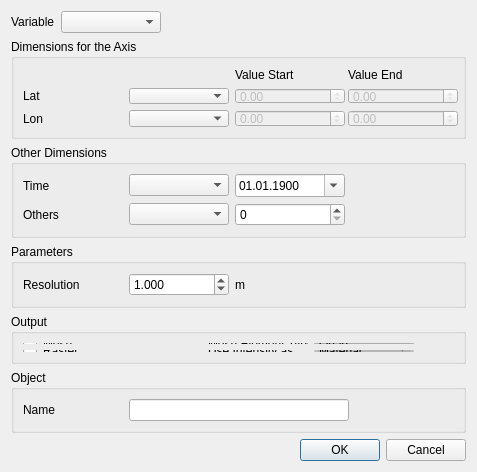
<?xml version="1.0" encoding="UTF-8"?>
<ui version="4.0">
 <class>NetCdfConfigure</class>
 <widget class="QDialog" name="NetCdfConfigure">
  <property name="geometry">
   <rect>
    <x>0</x>
    <y>0</y>
    <width>477</width>
    <height>460</height>
   </rect>
  </property>
  <property name="cursor">
   <cursorShape>SizeAllCursor</cursorShape>
  </property>
  <property name="windowTitle">
   <string>Dialog</string>
  </property>
  <layout class="QGridLayout" name="gridLayout_3">
   <item row="0" column="0">
    <widget class="QLabel" name="label">
     <property name="text">
      <string>Variable</string>
     </property>
    </widget>
   </item>
   <item row="0" column="1">
    <widget class="QComboBox" name="comboBoxVariable">
     <property name="minimumSize">
      <size>
       <width>100</width>
       <height>0</height>
      </size>
     </property>
    </widget>
   </item>
   <item row="1" column="0" colspan="3">
    <widget class="QGroupBox" name="groupBoxDimensions">
     <property name="minimumSize">
      <size>
       <width>450</width>
       <height>100</height>
      </size>
     </property>
     <property name="title">
      <string>Dimensions for the Axis</string>
     </property>
     <layout class="QGridLayout" name="gridLayout">
      <item row="1" column="3">
       <widget class="QDoubleSpinBox" name="doubleSpinBoxDim1End">
        <property name="enabled">
         <bool>false</bool>
        </property>
        <property name="minimumSize">
         <size>
          <width>110</width>
          <height>0</height>
         </size>
        </property>
        <property name="maximumSize">
         <size>
          <width>110</width>
          <height>16777215</height>
         </size>
        </property>
        <property name="wrapping">
         <bool>false</bool>
        </property>
        <property name="frame">
         <bool>true</bool>
        </property>
        <property name="readOnly">
         <bool>true</bool>
        </property>
        <property name="accelerated">
         <bool>false</bool>
        </property>
        <property name="maximum">
         <double>10000000.000000000000000</double>
        </property>
       </widget>
      </item>
      <item row="1" column="2">
       <widget class="QDoubleSpinBox" name="doubleSpinBoxDim1Start">
        <property name="enabled">
         <bool>false</bool>
        </property>
        <property name="minimumSize">
         <size>
          <width>110</width>
          <height>0</height>
         </size>
        </property>
        <property name="maximumSize">
         <size>
          <width>100</width>
          <height>16777215</height>
         </size>
        </property>
        <property name="readOnly">
         <bool>true</bool>
        </property>
        <property name="maximum">
         <double>10000000.000000000000000</double>
        </property>
       </widget>
      </item>
      <item row="2" column="2">
       <widget class="QDoubleSpinBox" name="doubleSpinBoxDim2Start">
        <property name="enabled">
         <bool>false</bool>
        </property>
        <property name="minimumSize">
         <size>
          <width>110</width>
          <height>0</height>
         </size>
        </property>
        <property name="readOnly">
         <bool>true</bool>
        </property>
        <property name="maximum">
         <double>10000000.000000000000000</double>
        </property>
       </widget>
      </item>
      <item row="2" column="3">
       <widget class="QDoubleSpinBox" name="doubleSpinBoxDim2End">
        <property name="enabled">
         <bool>false</bool>
        </property>
        <property name="minimumSize">
         <size>
          <width>110</width>
          <height>0</height>
         </size>
        </property>
        <property name="maximumSize">
         <size>
          <width>110</width>
          <height>16777215</height>
         </size>
        </property>
        <property name="font">
         <font>
          <italic>false</italic>
         </font>
        </property>
        <property name="readOnly">
         <bool>true</bool>
        </property>
        <property name="maximum">
         <double>10000000.000000000000000</double>
        </property>
       </widget>
      </item>
      <item row="0" column="2">
       <widget class="QLabel" name="label_6">
        <property name="text">
         <string>Value Start</string>
        </property>
       </widget>
      </item>
      <item row="0" column="3">
       <widget class="QLabel" name="label_7">
        <property name="text">
         <string>Value End</string>
        </property>
       </widget>
      </item>
      <item row="1" column="1">
       <widget class="QComboBox" name="comboBoxDim1">
        <property name="minimumSize">
         <size>
          <width>100</width>
          <height>0</height>
         </size>
        </property>
        <property name="maximumSize">
         <size>
          <width>100</width>
          <height>16777215</height>
         </size>
        </property>
       </widget>
      </item>
      <item row="2" column="1">
       <widget class="QComboBox" name="comboBoxDim2">
        <property name="minimumSize">
         <size>
          <width>80</width>
          <height>0</height>
         </size>
        </property>
       </widget>
      </item>
      <item row="1" column="0">
       <widget class="QLabel" name="label_4">
        <property name="minimumSize">
         <size>
          <width>100</width>
          <height>0</height>
         </size>
        </property>
        <property name="maximumSize">
         <size>
          <width>100</width>
          <height>16777215</height>
         </size>
        </property>
        <property name="text">
         <string>Lat</string>
        </property>
       </widget>
      </item>
      <item row="2" column="0">
       <widget class="QLabel" name="label_8">
        <property name="minimumSize">
         <size>
          <width>100</width>
          <height>0</height>
         </size>
        </property>
        <property name="maximumSize">
         <size>
          <width>100</width>
          <height>16777215</height>
         </size>
        </property>
        <property name="text">
         <string>Lon</string>
        </property>
       </widget>
      </item>
     </layout>
    </widget>
   </item>
   <item row="8" column="2">
    <widget class="QDialogButtonBox" name="buttonBox">
     <property name="layoutDirection">
      <enum>Qt::LeftToRight</enum>
     </property>
     <property name="orientation">
      <enum>Qt::Horizontal</enum>
     </property>
     <property name="standardButtons">
      <set>QDialogButtonBox::Cancel|QDialogButtonBox::Ok</set>
     </property>
    </widget>
   </item>
   <item row="8" column="0" colspan="2">
    <spacer name="horizontalSpacer_3">
     <property name="orientation">
      <enum>Qt::Horizontal</enum>
     </property>
     <property name="sizeHint" stdset="0">
      <size>
       <width>40</width>
       <height>20</height>
      </size>
     </property>
    </spacer>
   </item>
   <item row="0" column="2">
    <spacer name="horizontalSpacer_4">
     <property name="orientation">
      <enum>Qt::Horizontal</enum>
     </property>
     <property name="sizeHint" stdset="0">
      <size>
       <width>40</width>
       <height>20</height>
      </size>
     </property>
    </spacer>
   </item>
   <item row="2" column="0" colspan="3">
    <widget class="QGroupBox" name="groupBox">
     <property name="minimumSize">
      <size>
       <width>450</width>
       <height>0</height>
      </size>
     </property>
     <property name="title">
      <string>Other Dimensions</string>
     </property>
     <layout class="QGridLayout" name="gridLayout_4">
      <item row="0" column="0">
       <widget class="QLabel" name="label_9">
        <property name="minimumSize">
         <size>
          <width>100</width>
          <height>0</height>
         </size>
        </property>
        <property name="maximumSize">
         <size>
          <width>100</width>
          <height>16777215</height>
         </size>
        </property>
        <property name="text">
         <string>Time</string>
        </property>
       </widget>
      </item>
      <item row="3" column="0">
       <widget class="QLabel" name="label_10">
        <property name="minimumSize">
         <size>
          <width>100</width>
          <height>0</height>
         </size>
        </property>
        <property name="maximumSize">
         <size>
          <width>100</width>
          <height>16777215</height>
         </size>
        </property>
        <property name="text">
         <string>Others</string>
        </property>
       </widget>
      </item>
      <item row="0" column="1">
       <widget class="QComboBox" name="comboBoxDim3">
        <property name="minimumSize">
         <size>
          <width>100</width>
          <height>0</height>
         </size>
        </property>
        <property name="maximumSize">
         <size>
          <width>80</width>
          <height>16777215</height>
         </size>
        </property>
       </widget>
      </item>
      <item row="3" column="1">
       <widget class="QComboBox" name="comboBoxDim4">
        <property name="enabled">
         <bool>true</bool>
        </property>
        <property name="minimumSize">
         <size>
          <width>80</width>
          <height>0</height>
         </size>
        </property>
       </widget>
      </item>
      <item row="3" column="2">
       <widget class="QSpinBox" name="spinBoxDim4">
        <property name="minimumSize">
         <size>
          <width>110</width>
          <height>0</height>
         </size>
        </property>
        <property name="maximumSize">
         <size>
          <width>110</width>
          <height>16777215</height>
         </size>
        </property>
       </widget>
      </item>
      <item row="0" column="2">
       <widget class="QDateTimeEdit" name="dateTimeEditDim3">
        <property name="minimumSize">
         <size>
          <width>110</width>
          <height>0</height>
         </size>
        </property>
        <property name="maximumSize">
         <size>
          <width>110</width>
          <height>16777215</height>
         </size>
        </property>
        <property name="autoFillBackground">
         <bool>false</bool>
        </property>
        <property name="dateTime">
         <datetime>
          <hour>0</hour>
          <minute>0</minute>
          <second>0</second>
          <year>1900</year>
          <month>1</month>
          <day>1</day>
         </datetime>
        </property>
        <property name="date">
         <date>
          <year>1900</year>
          <month>1</month>
          <day>1</day>
         </date>
        </property>
        <property name="maximumDateTime">
         <datetime>
          <hour>23</hour>
          <minute>59</minute>
          <second>59</second>
          <year>2200</year>
          <month>12</month>
          <day>31</day>
         </datetime>
        </property>
        <property name="minimumDateTime">
         <datetime>
          <hour>0</hour>
          <minute>0</minute>
          <second>0</second>
          <year>1900</year>
          <month>1</month>
          <day>1</day>
         </datetime>
        </property>
        <property name="displayFormat">
         <string>dd.MM.yyyy</string>
        </property>
        <property name="calendarPopup">
         <bool>true</bool>
        </property>
       </widget>
      </item>
      <item row="3" column="3">
       <spacer name="horizontalSpacer_8">
        <property name="orientation">
         <enum>Qt::Horizontal</enum>
        </property>
        <property name="sizeHint" stdset="0">
         <size>
          <width>40</width>
          <height>20</height>
         </size>
        </property>
       </spacer>
      </item>
      <item row="0" column="3">
       <spacer name="horizontalSpacer_5">
        <property name="orientation">
         <enum>Qt::Horizontal</enum>
        </property>
        <property name="sizeHint" stdset="0">
         <size>
          <width>40</width>
          <height>20</height>
         </size>
        </property>
       </spacer>
      </item>
     </layout>
    </widget>
   </item>
   <item row="3" column="0" colspan="3">
    <widget class="QGroupBox" name="groupBox_2">
     <property name="minimumSize">
      <size>
       <width>450</width>
       <height>0</height>
      </size>
     </property>
     <property name="title">
      <string>Parameters</string>
     </property>
     <layout class="QGridLayout" name="gridLayout_5">
      <item row="0" column="0">
       <widget class="QLabel" name="label_5">
        <property name="minimumSize">
         <size>
          <width>100</width>
          <height>0</height>
         </size>
        </property>
        <property name="maximumSize">
         <size>
          <width>100</width>
          <height>16777215</height>
         </size>
        </property>
        <property name="text">
         <string>Resolution</string>
        </property>
       </widget>
      </item>
      <item row="0" column="3">
       <spacer name="horizontalSpacer_9">
        <property name="orientation">
         <enum>Qt::Horizontal</enum>
        </property>
        <property name="sizeHint" stdset="0">
         <size>
          <width>40</width>
          <height>20</height>
         </size>
        </property>
       </spacer>
      </item>
      <item row="0" column="1">
       <widget class="QDoubleSpinBox" name="doubleSpinBoxResolution">
        <property name="minimumSize">
         <size>
          <width>100</width>
          <height>0</height>
         </size>
        </property>
        <property name="maximumSize">
         <size>
          <width>100</width>
          <height>16777215</height>
         </size>
        </property>
        <property name="decimals">
         <number>3</number>
        </property>
        <property name="minimum">
         <double>0.000000000000000</double>
        </property>
        <property name="maximum">
         <double>10000.000000000000000</double>
        </property>
        <property name="singleStep">
         <double>1.000000000000000</double>
        </property>
        <property name="value">
         <double>1.000000000000000</double>
        </property>
       </widget>
      </item>
      <item row="0" column="2">
       <widget class="QLabel" name="label_11">
        <property name="text">
         <string>m</string>
        </property>
       </widget>
      </item>
     </layout>
    </widget>
   </item>
   <item row="7" column="0" colspan="3">
    <widget class="QGroupBox" name="groupBox_3">
     <property name="title">
      <string>Object</string>
     </property>
     <layout class="QGridLayout" name="gridLayout_6">
      <item row="0" column="0">
       <widget class="QLabel" name="label_12">
        <property name="minimumSize">
         <size>
          <width>100</width>
          <height>0</height>
         </size>
        </property>
        <property name="text">
         <string>Name</string>
        </property>
       </widget>
      </item>
      <item row="0" column="1">
       <widget class="QLineEdit" name="lineEditName">
        <property name="minimumSize">
         <size>
          <width>220</width>
          <height>0</height>
         </size>
        </property>
        <property name="maximumSize">
         <size>
          <width>110</width>
          <height>16777215</height>
         </size>
        </property>
       </widget>
      </item>
      <item row="0" column="2">
       <spacer name="horizontalSpacer_6">
        <property name="orientation">
         <enum>Qt::Horizontal</enum>
        </property>
        <property name="sizeHint" stdset="0">
         <size>
          <width>40</width>
          <height>20</height>
         </size>
        </property>
       </spacer>
      </item>
     </layout>
    </widget>
   </item>
   <item row="4" column="0" colspan="3">
    <widget class="QGroupBox" name="groupBoxMesh">
     <property name="minimumSize">
      <size>
       <width>450</width>
       <height>50</height>
      </size>
     </property>
     <property name="title">
      <string>Output</string>
     </property>
     <layout class="QGridLayout" name="gridLayout_2">
      <item row="1" column="2">
       <widget class="QLabel" name="label_2">
        <property name="minimumSize">
         <size>
          <width>100</width>
          <height>0</height>
         </size>
        </property>
        <property name="maximumSize">
         <size>
          <width>100</width>
          <height>16777215</height>
         </size>
        </property>
        <property name="text">
         <string>Mesh Element Type</string>
        </property>
       </widget>
      </item>
      <item row="1" column="3">
       <widget class="QComboBox" name="comboBoxMeshElemType">
        <property name="minimumSize">
         <size>
          <width>100</width>
          <height>0</height>
         </size>
        </property>
        <item>
         <property name="text">
          <string>Quad</string>
         </property>
        </item>
        <item>
         <property name="text">
          <string>Triangle</string>
         </property>
        </item>
       </widget>
      </item>
      <item row="2" column="2">
       <widget class="QLabel" name="label_3">
        <property name="minimumSize">
         <size>
          <width>100</width>
          <height>0</height>
         </size>
        </property>
        <property name="maximumSize">
         <size>
          <width>100</width>
          <height>16777215</height>
         </size>
        </property>
        <property name="text">
         <string>Use Intensity as</string>
        </property>
       </widget>
      </item>
      <item row="2" column="3">
       <widget class="QComboBox" name="comboBoxUseIntensity">
        <item>
         <property name="text">
          <string>Material</string>
         </property>
        </item>
        <item>
         <property name="text">
          <string>Evelation</string>
         </property>
        </item>
       </widget>
      </item>
      <item row="1" column="0">
       <widget class="QRadioButton" name="radioMesh">
        <property name="text">
         <string>Mesh</string>
        </property>
       </widget>
      </item>
      <item row="2" column="0">
       <widget class="QRadioButton" name="radioImage">
        <property name="text">
         <string>Raster</string>
        </property>
       </widget>
      </item>
      <item row="1" column="1">
       <spacer name="horizontalSpacer">
        <property name="orientation">
         <enum>Qt::Horizontal</enum>
        </property>
        <property name="sizeType">
         <enum>QSizePolicy::Expanding</enum>
        </property>
        <property name="sizeHint" stdset="0">
         <size>
          <width>50</width>
          <height>20</height>
         </size>
        </property>
       </spacer>
      </item>
      <item row="2" column="1">
       <spacer name="horizontalSpacer_2">
        <property name="orientation">
         <enum>Qt::Horizontal</enum>
        </property>
        <property name="sizeType">
         <enum>QSizePolicy::Expanding</enum>
        </property>
        <property name="sizeHint" stdset="0">
         <size>
          <width>50</width>
          <height>20</height>
         </size>
        </property>
       </spacer>
      </item>
      <item row="1" column="4">
       <spacer name="horizontalSpacer_7">
        <property name="orientation">
         <enum>Qt::Horizontal</enum>
        </property>
        <property name="sizeType">
         <enum>QSizePolicy::Fixed</enum>
        </property>
        <property name="sizeHint" stdset="0">
         <size>
          <width>40</width>
          <height>20</height>
         </size>
        </property>
       </spacer>
      </item>
      <item row="2" column="4">
       <spacer name="horizontalSpacer_10">
        <property name="orientation">
         <enum>Qt::Horizontal</enum>
        </property>
        <property name="sizeType">
         <enum>QSizePolicy::Fixed</enum>
        </property>
        <property name="sizeHint" stdset="0">
         <size>
          <width>40</width>
          <height>20</height>
         </size>
        </property>
       </spacer>
      </item>
     </layout>
    </widget>
   </item>
  </layout>
 </widget>
 <resources/>
 <connections>
  <connection>
   <sender>buttonBox</sender>
   <signal>accepted()</signal>
   <receiver>NetCdfConfigure</receiver>
   <slot>accept()</slot>
   <hints>
    <hint type="sourcelabel">
     <x>248</x>
     <y>254</y>
    </hint>
    <hint type="destinationlabel">
     <x>157</x>
     <y>274</y>
    </hint>
   </hints>
  </connection>
  <connection>
   <sender>buttonBox</sender>
   <signal>rejected()</signal>
   <receiver>NetCdfConfigure</receiver>
   <slot>reject()</slot>
   <hints>
    <hint type="sourcelabel">
     <x>316</x>
     <y>260</y>
    </hint>
    <hint type="destinationlabel">
     <x>286</x>
     <y>274</y>
    </hint>
   </hints>
  </connection>
 </connections>
</ui>
